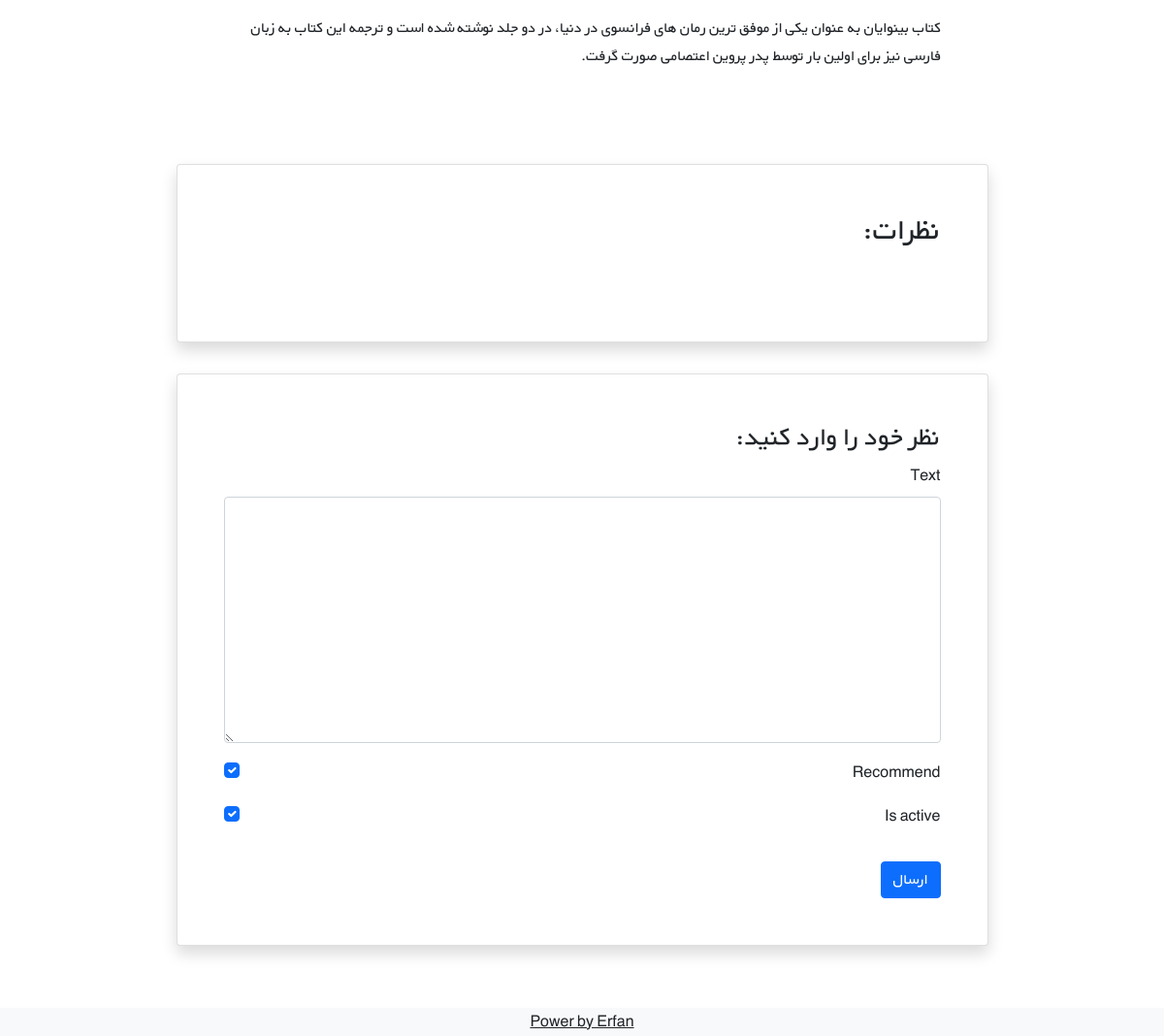
The app's page /books/3/ (lower part), older data.
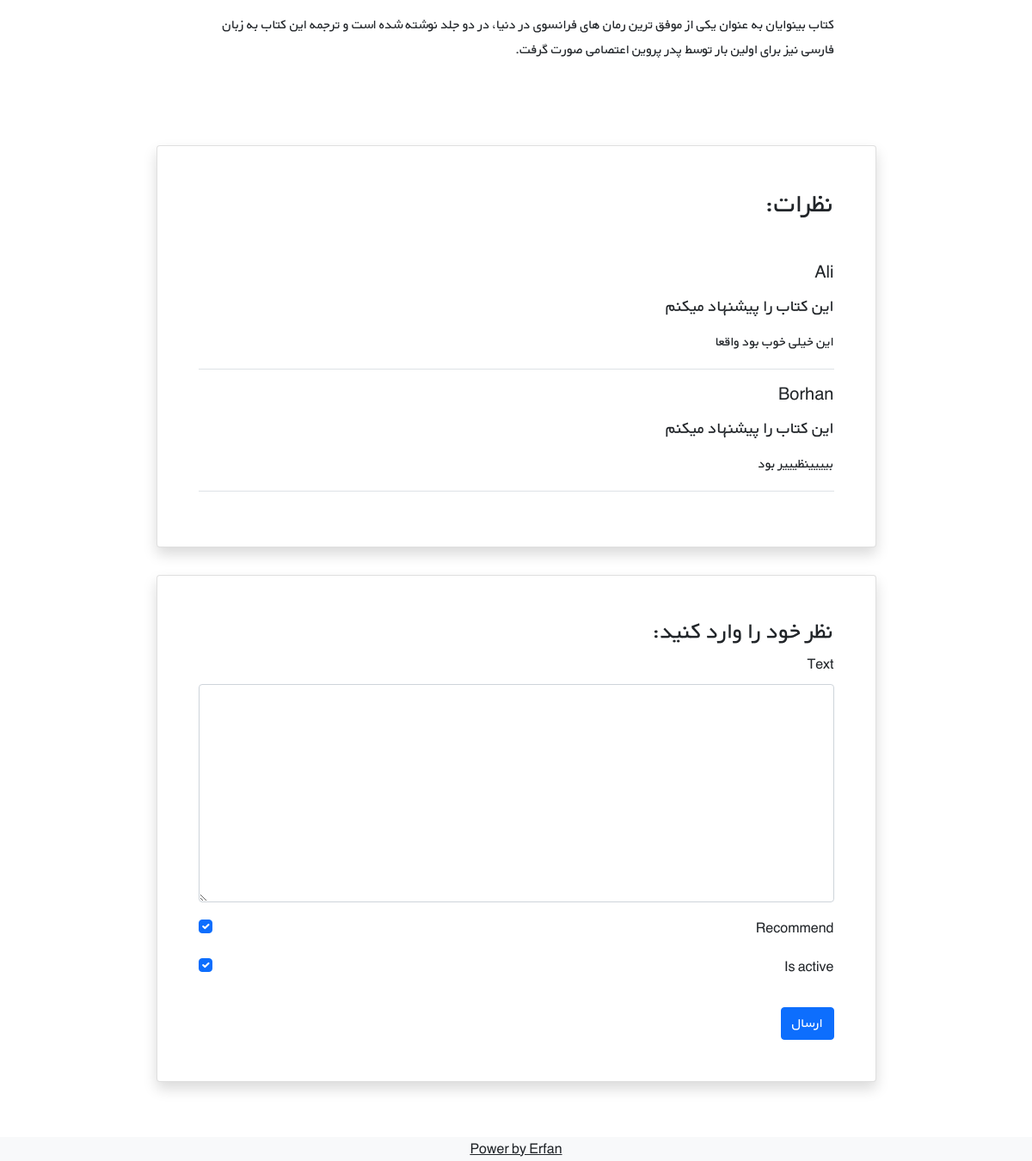
The same page, newer data.
### books/models.py (models this page shows, shortened)
class Book(models.Model):
    user = models.ForeignKey(get_user_model() , on_delete=models.CASCADE)
    title = models.CharField(max_length=200)
    author = models.CharField(max_length=111)
    translator = models.CharField(max_length=111)
    publishers = models.CharField(max_length=111)
    author = models.CharField(max_length=111)
    description = models.TextField()
    price = models.DecimalField(max_digits=5 , decimal_places=2)
    cover = models.ImageField(upload_to="covers/" , blank=True)

class Comment(models.Model):
    user = models.ForeignKey(get_user_model() , on_delete=models.CASCADE)
    text = models.TextField(blank=True)
    date_time_created = models.DateTimeField(auto_now_add=True)
    book = models.ForeignKey(Book , on_delete=models.CASCADE , related_name="comments")
    is_active = models.BooleanField(default=True)
    recommend = models.BooleanField(default=True)

### account/models.py (models this page shows)
class CustomUser(AbstractUser):
    age = models.PositiveIntegerField(null=True , blank = True)

### books/views.py (the view)
# urls.py: path('<int:pk>/' ,book_detail_view , name = 'book_detail'),
def book_detail_view(request , pk):
    book = get_object_or_404(Book , pk=pk)
    book_comments = book.comments.all()
    if request.method == 'POST' :
        comment_form = CommentForm(request.POST)
        if comment_form.is_valid():
            new_comment = comment_form.save(commit=False)
            new_comment.book = book
            new_comment.user = request.user
            new_comment.save()
            comment_form = CommentForm()
    else:
        comment_form = CommentForm()
    return render(request , "books/book_detail.html" ,
                  {
                      "book" : book ,
                      "comments" : book_comments ,
                      "comment_form" : comment_form
                  })

### books/forms.py
class CommentForm(forms.ModelForm):
    class Meta:
        model = Comment
        fields = ('text' , 'recommend' , 'is_active' ,)

### books/templates/books/book_detail.html (shortened to what this page needs)
{% extends '_html.html' %}
{% load crispy_forms_tags %}
{% block content %}
    <div class="container mt-5" dir="rtl">
        <div class="">
            <div class="">
                <div class="d-flex justify-content-center">
                    <div class="my-3 p-5 w-sm-75 w-100">
                        {{ book.description|linebreaks }}
                    </div>
                </div>
                <div class="d-flex justify-content-center">
                    <div class="card shadow my-3 p-5 w-sm-75 w-100">
                        <h2 class="mb-5">نظرات:</h2>
                        {% for comment in comments %}
                            {% if comment.is_active %}
                                <div class="border-bottom mb-3">
                                    <h5 class="mb-3">{{ comment.user.username }}</h5>
                                    {% if comment.recommend %}
                                        <h5>این کتاب را پیشنهاد میکنم</h5>
                                    {% else %}
                                        <h5>این کتاب را پیشنهاد نمیکنم</h5>
                                    {% endif %}
                                    <p>{{ comment.text|linebreaks }}</p>
                                </div>
                            {% endif %}
                        {% endfor %}
                    </div>
                </div>
                <div class="d-flex justify-content-center">
                    <div class="card shadow my-3 p-5 w-sm-75 w-100">
                        <h3>نظر خود را وارد کنید:</h3>
                        <form method="POST">
                            {{ comment_form|crispy }}
                            <button type="submit" class="btn btn-primary mt-3">ارسال</button>
                        </form>
                    </div>
                </div>
            </div>
        </div>
    </div>
{% endblock content %}

### templates/_html.html (shortened to what this page needs)
<!DOCTYPE HTML PUBLIC "-//W3C//DTD HTML 4.01//EN" "http://www.w3.org/TR/html4/strict.dtd">
{% load static %}
<html lang="en">
<head>
    <link href="https://cdn.jsdelivr.net/npm/bootstrap@5.1.3/dist/css/bootstrap.min.css" rel="stylesheet"
>
    <link rel="stylesheet" href= {% static "css/style.css" %}>
</head>
<body>
{% block content %}
{% endblock content %}
<footer class="bg-light text-center text-lg-start mt-5">
  <div class="text-center bg-grey">
      <a class="text-dark" href="#" target="_blank">Power by Erfan</a>
  </div>
</footer>
</body>
</html>

### static/css/style.css (style rules this page uses)
* { font-family: 'BYekan', sans-serif; line-height: 1.8rem; }
@media (min-width: 576px) { .w-sm-75 { width: 75%!important; } }

Row changes from the older to the newer data that the page shows:
added Comment: user.username "Ali", recommend "این کتاب را پیشنهاد میکنم", text "این خیلی خوب بود واقعا"
added Comment: user.username "Borhan", recommend "این کتاب را پیشنهاد میکنم", text "بیییینظیییر بود"
